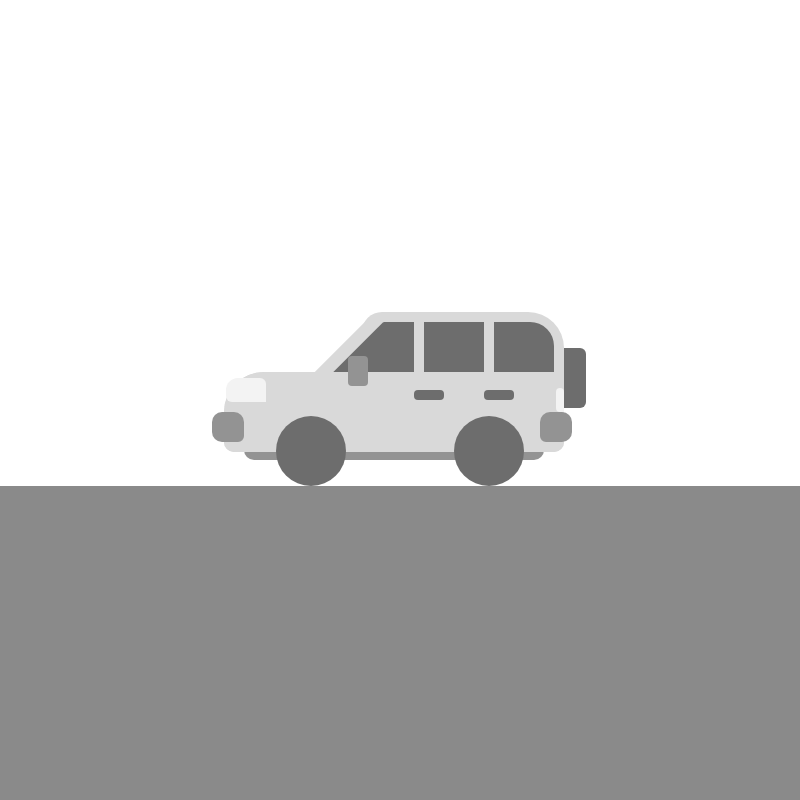
Frame 1 (no input)
Frame 60 (no input): identical to frame 1, image omitted
Frame 120 (the mouse pressed at the canvas centre since frame 60): identical to frame 1, image omitted

The p5.js sketch that drew this single still picture (run headless with seeded random() and noise() and a simulated clock; from frame 60 on, the mouse is pressed at the canvas centre):

// p5.js sketch
// ── sketch.js
function setup() {
  createCanvas(800, 800);
}

function draw() {
  scale(2);
  background(255);
  noStroke();
  angleMode(DEGREES);
  ellipseMode(CORNER);
  //bg
  fill(138, 138, 138);
  rect(0, 243, 400, 157);
  //1
  fill(109, 109, 109);
  rect(278, 174, 15, 30, 0, 3, 3, 0);
  //2
  fill(147, 147, 147);
  rect(122, 190, 150, 40, 20, 5, 5, 5);
  //3
  fill(217, 217, 217);
  rect(112, 186, 170, 40, 20, 0, 5, 5);
  //4
  fill(217, 217, 217);
  rect(181, 156, 101, 40, 10, 18, 0, 0);
  //5
  fill(217, 217, 217);
  push();

  translate(-85, 205);
  rotate(-45);
  rect(184.28, 158, 40, 40);
  pop();
  //6
  fill(109, 109, 109);
  push();
  translate(-85, 210);
  rotate(-45);
  rect(190.28, 161, 40, 40);
  pop();
  //7
  fill(109, 109, 109);
  push();
  rotate(-90);
  translate(-476, 31);
  rect(275, 161, 40, 85, 0, 0, 12, 0);
  pop();
  //8
  fill(217, 217, 217);
  rect(112, 186, 170, 40, 20, 0, 5, 5);
  //9
  fill(217, 217, 217);
  rect(207, 158, 5, 35);
  //10
  fill(217, 217, 217);
  rect(242, 158, 5, 35);
  //11
  fill(147, 147, 147);
  rect(106, 206, 16, 15, 5, 5, 3, 5);
  //12
  fill(147, 147, 147);
  rect(174, 178, 10, 15, 2);
  //13
  fill(109, 109, 109);
  rect(207, 195, 15, 5, 2);
  //15
  fill(109, 109, 109);
  rect(242, 195, 15, 5, 2);
  //16
  fill(147, 147, 147);
  rect(270, 206, 16, 15, 5, 5, 5, 3);
  //17
  fill(109, 109, 109);
  ellipse(138, 208, 35);
  //18
  fill(109, 109, 109);
  ellipse(227, 208, 35);
  //19
  fill(243, 243, 243);
  rect(113, 189, 20, 12, 13, 3, 0, 3);
  //20
  fill(243, 243, 243);
  rect(278, 194, 4, 12, 2, 3, 0, 3);
}
